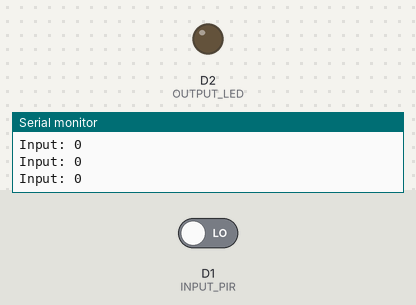
Bench run of a sketch on a simulated ESP8266 (NodeMCU). Shown: output pins drawn as LEDs (lit = HIGH), the last lines printed to the serial monitor. The inputs (shaded band) are chosen by the test bench; at power-on: D1 (INPUT_PIR) LOW.

Above: at 1.2 s.
1.3 s: D1 (INPUT_PIR) driven HIGH
At 1.6 s:
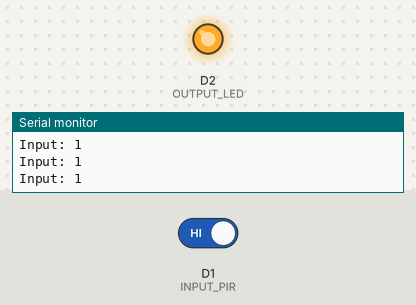
2.8 s: D1 (INPUT_PIR) driven LOW
At 4.0 s:
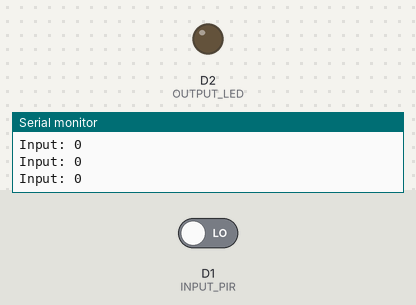
Timing chart, 0 to 5.8 s (numbered marks = the images above; inputs shaded):
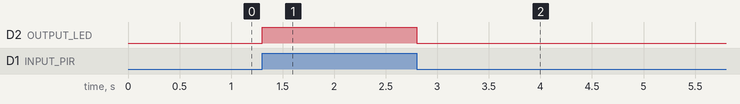

Measured:
- after the input at 1.3 s, D2 (OUTPUT_LED): LOW → HIGH at once
- after the input at 2.8 s, D2 (OUTPUT_LED): HIGH → LOW at once

The sketch:

pirSensorMqtt.ino
```cpp
#define INPUT_PIR D1
#define OUTPUT_LED D2

void setup() {
  // put your setup code here, to run once:
  Serial.begin(115200);
  pinMode(INPUT_PIR, INPUT);
  pinMode(OUTPUT_LED, OUTPUT);

}

void loop() {
  // put your main code here, to run repeatedly:
  while(1)
  {
    int pinVal = digitalRead(INPUT_PIR);
    Serial.print("Input: ");
    Serial.println( pinVal, HEX);
    digitalWrite(OUTPUT_LED, pinVal);
    //delay(1000);
    //digitalWrite(OUTPUT_LED, 1);
    delay(100);
  }

}
```
